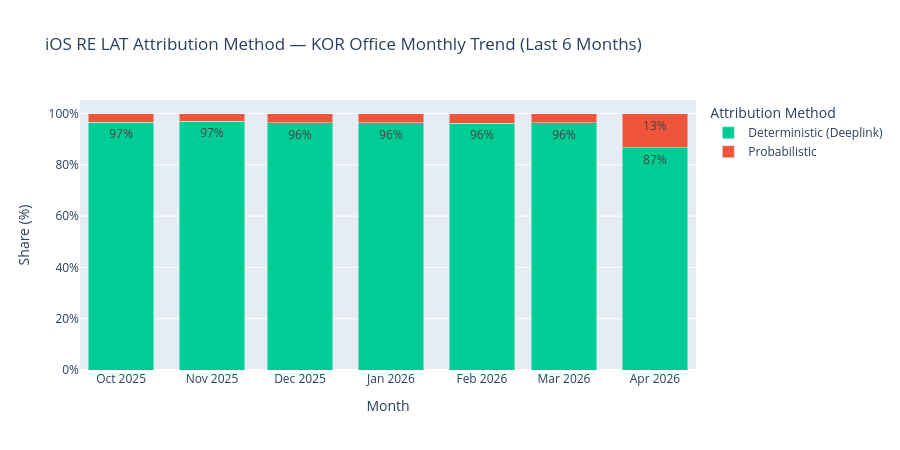

Notebook code for this chart:
### Code cell
fig_kor_trend = px.bar(
    df_7,
    x='month', y='share_pct',
    color='classification',
    color_discrete_map=color_map,
    barmode='stack',
    text=df_7['share_pct'].apply(lambda x: f'{x:.0f}%' if x >= 8 else ''),
    title='iOS RE LAT Attribution Method — KOR Office Monthly Trend (Last 6 Months)',
    labels={'share_pct': 'Share (%)', 'month': 'Month', 'classification': 'Attribution Method'},
)
fig_kor_trend.update_layout(height=450, yaxis_ticksuffix='%')
fig_kor_trend.show()
fig_kor_trend.write_image(os.path.join(CHART_DIR, 're_lat_ios_kor_attribution_monthly_trend.png'), scale=2)

### Figure 1 — Plotly figure (JSON) as saved in the notebook; plotly's stock layout.template omitted (floating-point values rounded to 4 significant figures)
{"data": [{"hovertemplate": "Attribution Method=Deterministic (Deeplink)<br>Month=%{x}<br>Share (%)=%{y}<br>text=%{text}<extra></extra>", "legendgroup": "Deterministic (Deeplink)", "marker": {"color": "#00CC96", "pattern": {"shape": ""}}, "name": "Deterministic (Deeplink)", "orientation": "v", "showlegend": true, "text": ["97%", "97%", "96%", "96%", "96%", "96%", "87%"], "textposition": "auto", "type": "bar", "x": ["2025-10", "2025-11", "2025-12", "2026-01", "2026-02", "2026-03", "2026-04"], "xaxis": "x", "y": [96.66, 96.9, 96.39, 96.46, 96.17, 96.36, 86.59], "yaxis": "y"}, {"hovertemplate": "Attribution Method=Probabilistic<br>Month=%{x}<br>Share (%)=%{y}<br>text=%{text}<extra></extra>", "legendgroup": "Probabilistic", "marker": {"color": "#EF553B", "pattern": {"shape": ""}}, "name": "Probabilistic", "orientation": "v", "showlegend": true, "text": ["", "", "", "", "", "", "13%"], "textposition": "auto", "type": "bar", "x": ["2025-10", "2025-11", "2025-12", "2026-01", "2026-02", "2026-03", "2026-04"], "xaxis": "x", "y": [3.34, 3.1, 3.61, 3.54, 3.83, 3.64, 13.41], "yaxis": "y"}], "layout": {"barmode": "stack", "height": 450, "legend": {"title": {"text": "Attribution Method"}, "tracegroupgap": 0}, "title": {"text": "iOS RE LAT Attribution Method — KOR Office Monthly Trend (Last 6 Months)"}, "xaxis": {"anchor": "y", "domain": [0, 1], "title": {"text": "Month"}}, "yaxis": {"anchor": "x", "domain": [0, 1], "ticksuffix": "%", "title": {"text": "Share (%)"}}}}
